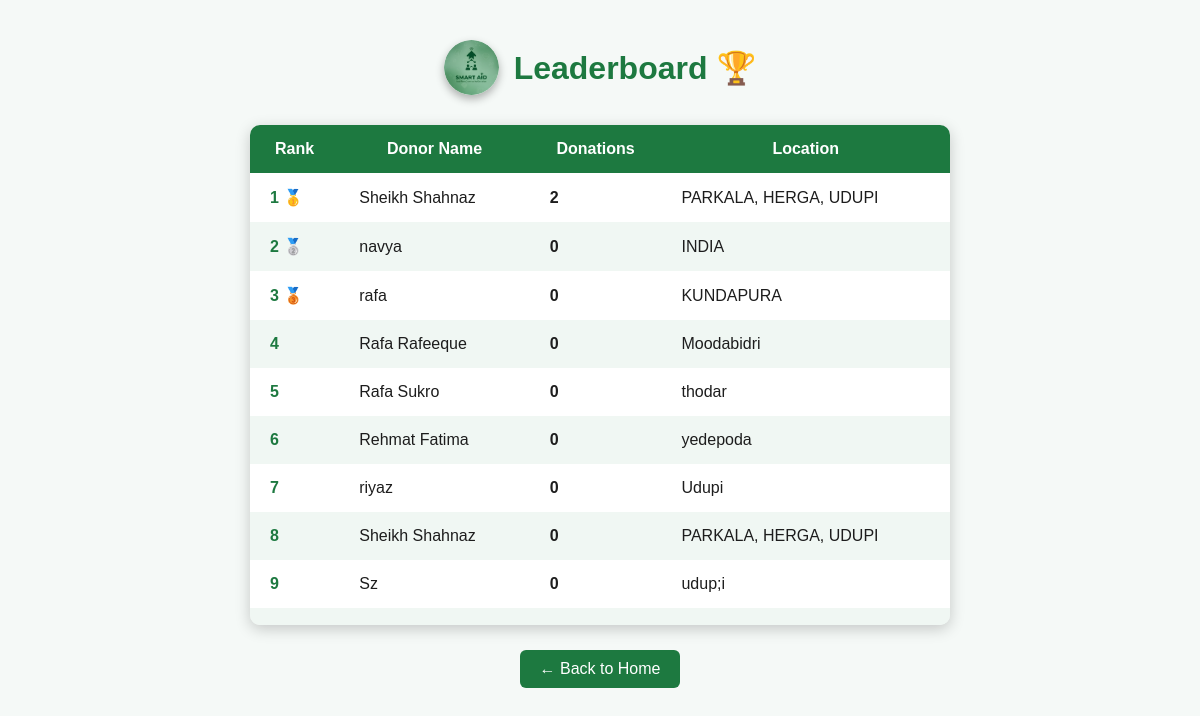
The page /leaderboard.php on the database its author committed.
### tables this page shows
CREATE TABLE `users` (
  `user_id` int(11) NOT NULL,
  `name` varchar(255) NOT NULL,
  `email` varchar(255) NOT NULL,
  `password_hash` varchar(255) NOT NULL,
  `phone` varchar(20) DEFAULT NULL,
  `location` varchar(255) DEFAULT NULL,
  `role` enum('donor','reporter','admin') NOT NULL,
  `verification_status` enum('none','pending','verified','rejected') DEFAULT 'none',
  `created_at` timestamp NOT NULL DEFAULT current_timestamp(),
  `status` enum('active','blocked') NOT NULL DEFAULT 'active',
  `lat` decimal(10,7) DEFAULT NULL,
  `lng` decimal(10,7) DEFAULT NULL
);

### leaderboard.php (the view, shortened to what this page needs)
<?php
require "config.php";
$home_link = "homepage.php";
$logged_email = $_SESSION['user_email'] ?? null;
$sql = "
SELECT
    u.user_id,
    u.name,
    u.email,
    u.location,
    COUNT(d.id) AS donations
FROM users u
LEFT JOIN donations d ON u.user_id = d.donor_id
WHERE u.role = 'donor'
GROUP BY u.user_id
ORDER BY donations DESC, u.name ASC
";
$stmt = $pdo->prepare($sql);
$stmt->execute();
$leaderboard = $stmt->fetchAll(PDO::FETCH_ASSOC);
?>
<!DOCTYPE html>
<html lang="en">
<head>
</head>
<body>
  <div class="header">
    <img src="images/circle-logo.png" alt="Smart Aid Logo">
    <h1>Leaderboard 🏆</h1>
  </div>
  <div class="leaderboard">
    <table>
      <thead>
        <tr>
          <th>Rank</th>
          <th>Donor Name</th>
          <th>Donations</th>
          <th>Location</th>
        </tr>
      </thead>
      <tbody>
        <?php
        $rank = 1;
        foreach ($leaderboard as $row):
            $highlight = ($logged_email && $logged_email === $row['email']) ? "class='current-user'" : "";
        ?>
        <tr <?= $highlight ?>>
          <td class="rank"><?= $rank++; ?></td>
          <td><?= htmlspecialchars($row['name']); ?></td>
          <td class="count"><?= $row['donations']; ?></td>
          <td><?= htmlspecialchars($row['location'] ?: "Not Provided"); ?></td>
        </tr>
        <?php endforeach; ?>
      </tbody>
    </table>
  </div>
  <button class="back-btn" onclick="window.location.href='<?= htmlspecialchars($home_link); ?>'">
    ← Back to Home
  </button>
</body>
</html>

### leaderboard.php (style rules this page uses)
* { margin:0; padding:0; box-sizing:border-box; }
body { font-family: "Poppins", sans-serif; background-color: #f5f9f7; color:#1d1d1d; display:flex; flex-direction:column; align-items:center; min-height:100vh; padding:40px 20px; }
.header { display:flex; align-items:center; gap:15px; margin-bottom:30px; text-align:center; }
.header img { width:55px;height:55px;border-radius:50%; object-fit:cover; box-shadow:0 4px 8px rgba(0,0,0,0.3); }
.header h1 { font-size:2rem; color:#1d7940; font-weight:700; }
.leaderboard { width:90%;max-width:700px;background:#fff; border-radius:10px;box-shadow:0 4px 15px rgba(0,0,0,0.2); max-height:500px;overflow-y:auto; }
table { width:100%;border-collapse:collapse; }
thead th { position:sticky; top:0; z-index:5; background:#1d7940;color:white; padding:15px; }
td { padding:15px 20px; }
tr:nth-child(even) { background:#f0f7f3; }
.rank { font-weight:bold;color:#1d7940; }
.count { font-weight:600; }
tr:first-child td.rank::after { content:" 🥇"; }
tr:nth-child(2) td.rank::after { content:" 🥈"; }
tr:nth-child(3) td.rank::after { content:" 🥉"; }
.back-btn { margin-top:25px;padding:10px 20px;border:none; background:#1d7940;color:white;border-radius:6px; cursor:pointer;font-size:1rem;transition:.3s; }

### rows shown on the page
users: name "Sheikh Shahnaz", donations "2", location "PARKALA, HERGA, UDUPI"
users: name "navya", donations "0", location "INDIA"
users: name "rafa", donations "0", location "KUNDAPURA"
users: name "Rafa Rafeeque", donations "0", location "Moodabidri"
users: name "Rafa Sukro", donations "0", location "thodar"
users: name "Rehmat Fatima", donations "0", location "yedepoda"
users: name "riyaz", donations "0", location "Udupi"
users: name "Sheikh Shahnaz", donations "0", location "PARKALA, HERGA, UDUPI"
users: name "Sz", donations "0", location "udup;i"
